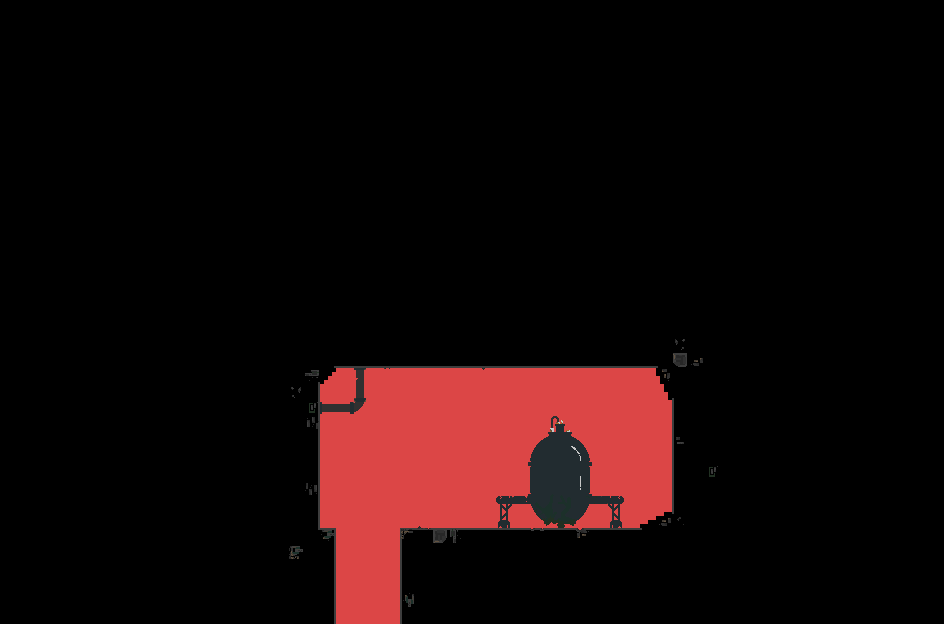

Tiled map render using the project's own tile images. Description and the map definition, with tile-layer contents summarised, below:
An orthogonal 59x39 tile map with 16x16 px tiles, 11 tile layers (background, miasma, midground, miasma, ...), 6 hidden layers not drawn, 3 tilesets.

<map version="1.4" tiledversion="1.4.3" orientation="orthogonal" renderorder="right-down" width="59" height="39" tilewidth="16" tileheight="16" infinite="0" nextlayerid="28" nextobjectid="1">
 <tileset firstgid="1" source="../../.tileset_resources/industry_tileset_colored.tsx" />
 <tileset firstgid="1161" source="../../.tileset_resources/industrial_tilesheet.tsx" />
 <tileset firstgid="2321" source="../../.tileset_resources/industry_tileset_white.tsx" />
 <group id="22" name="Background">
  <layer id="2" name="background" width="59" height="39" tintcolor="#c8c8c8">
   <data>[2301 cells, 10 non-empty, 7 distinct tile ids]</data>
  </layer>
  <layer id="24" name="miasma" width="59" height="39" tintcolor="#32ffffff">
   <data>[2301 cells, 2301 non-empty, 1 distinct tile ids]</data>
  </layer>
 </group>
 <group id="21" name="Midground">
  <layer id="3" name="midground" width="59" height="39" tintcolor="#616161">
   <data>[2301 cells, 0 non-empty, 0 distinct tile ids]</data>
  </layer>
  <layer id="25" name="miasma" width="59" height="39" tintcolor="#32ffffff">
   <data>[2301 cells, 2301 non-empty, 1 distinct tile ids]</data>
  </layer>
 </group>
 <group id="20" name="Frontground">
  <layer id="6" name="frontground" width="59" height="39" tintcolor="#474747">
   <data>[2301 cells, 36 non-empty, 32 distinct tile ids]</data>
  </layer>
  <layer id="7" name="frontground1" width="59" height="39" tintcolor="#474747">
   <data>[2301 cells, 22 non-empty, 1 distinct tile ids]</data>
  </layer>
  <layer id="18" name="frontground2" width="59" height="39" tintcolor="#474747">
   <data>[2301 cells, 17 non-empty, 6 distinct tile ids]</data>
  </layer>
  <layer id="26" name="miasma" width="59" height="39" tintcolor="#32ffffff">
   <data>[2301 cells, 2301 non-empty, 1 distinct tile ids]</data>
  </layer>
 </group>
 <group id="19" name="Foreground">
  <layer id="23" name="foreground1" width="59" height="39">
   <data>[2301 cells, 17 non-empty, 3 distinct tile ids]</data>
  </layer>
  <layer id="5" name="foreground" width="59" height="39">
   <data>[2301 cells, 2104 non-empty, 52 distinct tile ids]</data>
  </layer>
  <layer id="27" name="foreground2" width="59" height="39">
   <data>[2301 cells, 18 non-empty, 9 distinct tile ids]</data>
  </layer>
 </group>
 <group id="15" name="Entities" visible="0">
  <layer id="16" name="level_transition" width="59" height="39" tintcolor="#0000fe">
   <data>[2301 cells, 16 non-empty, 1 distinct tile ids]</data>
  </layer>
  <layer id="11" name="player" width="59" height="39" tintcolor="#0000ff">
   <data>[2301 cells, 2 non-empty, 1 distinct tile ids]</data>
  </layer>
  <layer id="13" name="water" width="59" height="39" tintcolor="#00fe00">
   <data>[2301 cells, 0 non-empty, 0 distinct tile ids]</data>
  </layer>
  <layer id="10" name="collisions" width="59" height="39" tintcolor="#00ff00">
   <data>[2301 cells, 2057 non-empty, 1 distinct tile ids]</data>
  </layer>
  <layer id="14" name="flying_enemies" width="59" height="39" tintcolor="#fe0000">
   <data>[2301 cells, 0 non-empty, 0 distinct tile ids]</data>
  </layer>
  <layer id="12" name="enemies" width="59" height="39" tintcolor="#ff0000">
   <data>[2301 cells, 0 non-empty, 0 distinct tile ids]</data>
  </layer>
 </group>
</map>
